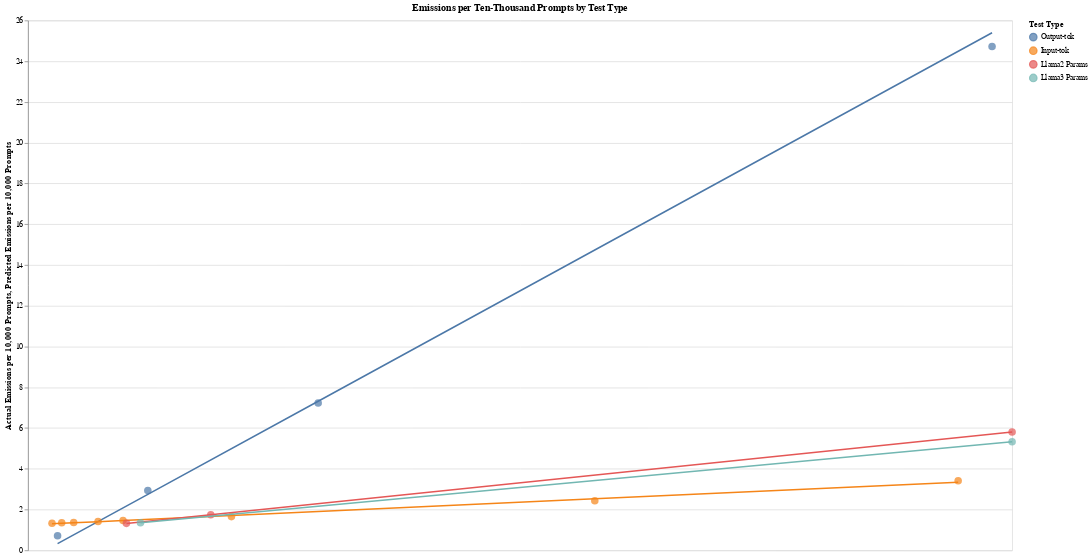

The cell this chart's notebook holds for it:
### Code cell
# Create charts for each test type
stacked_charts = []
stacked_df = df[df.num_examples != 90]
for test_type, color in zip(stacked_df['test_type'].unique(), colors):
    stacked_charts.append(create_chart(stacked_df, test_type, color, remove_x_title=True))


# Create a combined chart with overlays for all emission types
combined_chart = alt.layer(*stacked_charts).resolve_scale(
    x='independent'
).properties(
    title='Emissions per Ten-Thousand Prompts by Test Type',
    width=1300,  # Adjusted width for combined chart
    height=700  # Adjusted height for combined chart
)

combined_chart.show()

### Figure 1 — Vega-Lite specification as saved in the notebook (floating-point values rounded to 4 significant figures)
{"config": {"view": {"continuousWidth": 300, "continuousHeight": 300}}, "layer": [{"layer": [{"mark": {"type": "circle", "size": 100}, "encoding": {"color": {"field": "test_type", "sort": ["Output-tok", "Input-tok", "Llama2 Params", "Llama3 Params"], "title": "Test Type", "type": "nominal"}, "tooltip": [{"field": "parameters", "title": "Parameters (billions)", "type": "quantitative"}, {"field": "actual_emissions_per_10k_prompts", "title": "Actual Emissions per 10,000 Prompts", "type": "quantitative"}, {"field": "pred_emissions_per_10k_prompts", "title": "Predicted Emissions per 10,000 Prompts", "type": "quantitative"}, {"field": "avg_out_tok", "title": "Average Output Tokens per Prompt", "type": "quantitative"}, {"field": "avg_in_tok", "title": "Average Input Tokens per Prompt", "type": "quantitative"}, {"field": "num_examples", "title": "Number of Examples", "type": "quantitative"}, {"field": "num_prompts", "title": "Number of Prompts", "type": "quantitative"}, {"field": "model_type", "title": "Model Type", "type": "nominal"}, {"field": "test_type", "title": "Test Type", "type": "nominal"}, {"field": "test_type", "title": "Test Type", "type": "nominal"}], "x": {"axis": null, "field": "avg_out_tok", "title": null, "type": "quantitative"}, "y": {"field": "actual_emissions_per_10k_prompts", "title": "Actual Emissions per 10,000 Prompts", "type": "quantitative"}}, "title": "Actual Emissions for Output-tok per 10,000 Prompts"}, {"mark": {"type": "line"}, "encoding": {"color": {"field": "test_type", "sort": ["Output-tok", "Input-tok", "Llama2 Params", "Llama3 Params"], "title": "Test Type", "type": "nominal"}, "tooltip": [{"field": "parameters", "title": "Parameters (billions)", "type": "quantitative"}, {"field": "actual_emissions_per_10k_prompts", "title": "Actual Emissions per 10,000 Prompts", "type": "quantitative"}, {"field": "pred_emissions_per_10k_prompts", "title": "Predicted Emissions per 10,000 Prompts", "type": "quantitative"}, {"field": "avg_out_tok", "title": "Average Output Tokens per Prompt", "type": "quantitative"}, {"field": "avg_in_tok", "title": "Average Input Tokens per Prompt", "type": "quantitative"}, {"field": "num_examples", "title": "Number of Examples", "type": "quantitative"}, {"field": "num_prompts", "title": "Number of Prompts", "type": "quantitative"}, {"field": "model_type", "title": "Model Type", "type": "nominal"}, {"field": "test_type", "title": "Test Type", "type": "nominal"}], "x": {"axis": null, "field": "avg_out_tok", "title": null, "type": "quantitative"}, "y": {"field": "pred_emissions_per_10k_prompts", "title": "Predicted Emissions per 10,000 Prompts", "type": "quantitative"}}}], "data": {"name": "data-c840eb828dcb78b6fb295d1b7edfecf0"}}, {"layer": [{"mark": {"type": "circle", "size": 100}, "encoding": {"color": {"field": "test_type", "sort": ["Output-tok", "Input-tok", "Llama2 Params", "Llama3 Params"], "title": "Test Type", "type": "nominal"}, "tooltip": [{"field": "parameters", "title": "Parameters (billions)", "type": "quantitative"}, {"field": "actual_emissions_per_10k_prompts", "title": "Actual Emissions per 10,000 Prompts", "type": "quantitative"}, {"field": "pred_emissions_per_10k_prompts", "title": "Predicted Emissions per 10,000 Prompts", "type": "quantitative"}, {"field": "avg_out_tok", "title": "Average Output Tokens per Prompt", "type": "quantitative"}, {"field": "avg_in_tok", "title": "Average Input Tokens per Prompt", "type": "quantitative"}, {"field": "num_examples", "title": "Number of Examples", "type": "quantitative"}, {"field": "num_prompts", "title": "Number of Prompts", "type": "quantitative"}, {"field": "model_type", "title": "Model Type", "type": "nominal"}, {"field": "test_type", "title": "Test Type", "type": "nominal"}, {"field": "test_type", "title": "Test Type", "type": "nominal"}], "x": {"axis": null, "field": "avg_in_tok", "title": null, "type": "quantitative"}, "y": {"field": "actual_emissions_per_10k_prompts", "title": "Actual Emissions per 10,000 Prompts", "type": "quantitative"}}, "title": "Actual Emissions for Input-tok per 10,000 Prompts"}, {"mark": {"type": "line"}, "encoding": {"color": {"field": "test_type", "sort": ["Output-tok", "Input-tok", "Llama2 Params", "Llama3 Params"], "title": "Test Type", "type": "nominal"}, "tooltip": [{"field": "parameters", "title": "Parameters (billions)", "type": "quantitative"}, {"field": "actual_emissions_per_10k_prompts", "title": "Actual Emissions per 10,000 Prompts", "type": "quantitative"}, {"field": "pred_emissions_per_10k_prompts", "title": "Predicted Emissions per 10,000 Prompts", "type": "quantitative"}, {"field": "avg_out_tok", "title": "Average Output Tokens per Prompt", "type": "quantitative"}, {"field": "avg_in_tok", "title": "Average Input Tokens per Prompt", "type": "quantitative"}, {"field": "num_examples", "title": "Number of Examples", "type": "quantitative"}, {"field": "num_prompts", "title": "Number of Prompts", "type": "quantitative"}, {"field": "model_type", "title": "Model Type", "type": "nominal"}, {"field": "test_type", "title": "Test Type", "type": "nominal"}], "x": {"axis": null, "field": "avg_in_tok", "title": null, "type": "quantitative"}, "y": {"field": "pred_emissions_per_10k_prompts", "title": "Predicted Emissions per 10,000 Prompts", "type": "quantitative"}}}], "data": {"name": "data-9fcc7a1f817d5c9ea95e1e50750e95c1"}}, {"layer": [{"mark": {"type": "circle", "size": 100}, "encoding": {"color": {"field": "test_type", "sort": ["Output-tok", "Input-tok", "Llama2 Params", "Llama3 Params"], "title": "Test Type", "type": "nominal"}, "tooltip": [{"field": "parameters", "title": "Parameters (billions)", "type": "quantitative"}, {"field": "actual_emissions_per_10k_prompts", "title": "Actual Emissions per 10,000 Prompts", "type": "quantitative"}, {"field": "pred_emissions_per_10k_prompts", "title": "Predicted Emissions per 10,000 Prompts", "type": "quantitative"}, {"field": "avg_out_tok", "title": "Average Output Tokens per Prompt", "type": "quantitative"}, {"field": "avg_in_tok", "title": "Average Input Tokens per Prompt", "type": "quantitative"}, {"field": "num_examples", "title": "Number of Examples", "type": "quantitative"}, {"field": "num_prompts", "title": "Number of Prompts", "type": "quantitative"}, {"field": "model_type", "title": "Model Type", "type": "nominal"}, {"field": "test_type", "title": "Test Type", "type": "nominal"}, {"field": "Note", "title": "Normalization Note", "type": "nominal"}], "x": {"axis": null, "field": "parameters", "title": null, "type": "quantitative"}, "y": {"field": "actual_emissions_per_10k_prompts", "title": "Actual Emissions per 10,000 Prompts", "type": "quantitative"}}, "title": "Actual Emissions for Llama2 Params per 10,000 Prompts"}, {"mark": {"type": "line"}, "encoding": {"color": {"field": "test_type", "sort": ["Output-tok", "Input-tok", "Llama2 Params", "Llama3 Params"], "title": "Test Type", "type": "nominal"}, "tooltip": [{"field": "parameters", "title": "Parameters (billions)", "type": "quantitative"}, {"field": "actual_emissions_per_10k_prompts", "title": "Actual Emissions per 10,000 Prompts", "type": "quantitative"}, {"field": "pred_emissions_per_10k_prompts", "title": "Predicted Emissions per 10,000 Prompts", "type": "quantitative"}, {"field": "avg_out_tok", "title": "Average Output Tokens per Prompt", "type": "quantitative"}, {"field": "avg_in_tok", "title": "Average Input Tokens per Prompt", "type": "quantitative"}, {"field": "num_examples", "title": "Number of Examples", "type": "quantitative"}, {"field": "num_prompts", "title": "Number of Prompts", "type": "quantitative"}, {"field": "model_type", "title": "Model Type", "type": "nominal"}, {"field": "test_type", "title": "Test Type", "type": "nominal"}], "x": {"axis": null, "field": "parameters", "title": null, "type": "quantitative"}, "y": {"field": "pred_emissions_per_10k_prompts", "title": "Predicted Emissions per 10,000 Prompts", "type": "quantitative"}}}], "data": {"name": "data-fadedba24b64f4fa256e03b1bb63cf90"}}, {"layer": [{"mark": {"type": "circle", "size": 100}, "encoding": {"color": {"field": "test_type", "sort": ["Output-tok", "Input-tok", "Llama2 Params", "Llama3 Params"], "title": "Test Type", "type": "nominal"}, "tooltip": [{"field": "parameters", "title": "Parameters (billions)", "type": "quantitative"}, {"field": "actual_emissions_per_10k_prompts", "title": "Actual Emissions per 10,000 Prompts", "type": "quantitative"}, {"field": "pred_emissions_per_10k_prompts", "title": "Predicted Emissions per 10,000 Prompts", "type": "quantitative"}, {"field": "avg_out_tok", "title": "Average Output Tokens per Prompt", "type": "quantitative"}, {"field": "avg_in_tok", "title": "Average Input Tokens per Prompt", "type": "quantitative"}, {"field": "num_examples", "title": "Number of Examples", "type": "quantitative"}, {"field": "num_prompts", "title": "Number of Prompts", "type": "quantitative"}, {"field": "model_type", "title": "Model Type", "type": "nominal"}, {"field": "test_type", "title": "Test Type", "type": "nominal"}, {"field": "test_type", "title": "Test Type", "type": "nominal"}], "x": {"axis": null, "field": "parameters", "title": null, "type": "quantitative"}, "y": {"field": "actual_emissions_per_10k_prompts", "title": "Actual Emissions per 10,000 Prompts", "type": "quantitative"}}, "title": "Actual Emissions for Llama3 Params per 10,000 Prompts"}, {"mark": {"type": "line"}, "encoding": {"color": {"field": "test_type", "sort": ["Output-tok", "Input-tok", "Llama2 Params", "Llama3 Params"], "title": "Test Type", "type": "nominal"}, "tooltip": [{"field": "parameters", "title": "Parameters (billions)", "type": "quantitative"}, {"field": "actual_emissions_per_10k_prompts", "title": "Actual Emissions per 10,000 Prompts", "type": "quantitative"}, {"field": "pred_emissions_per_10k_prompts", "title": "Predicted Emissions per 10,000 Prompts", "type": "quantitative"}, {"field": "avg_out_tok", "title": "Average Output Tokens per Prompt", "type": "quantitative"}, {"field": "avg_in_tok", "title": "Average Input Tokens per Prompt", "type": "quantitative"}, {"field": "num_examples", "title": "Number of Examples", "type": "quantitative"}, {"field": "num_prompts", "title": "Number of Prompts", "type": "quantitative"}, {"field": "model_type", "title": "Model Type", "type": "nominal"}, {"field": "test_type", "title": "Test Type", "type": "nominal"}], "x": {"axis": null, "field": "parameters", "title": null, "type": "quantitative"}, "y": {"field": "pred_emissions_per_10k_prompts", "title": "Predicted Emissions per 10,000 Prompts", "type": "quantitative"}}}], "data": {"name": "data-66b9b8483ecb74decf4dc0c6e75f3c2e"}}], "height": 700, "resolve": {"scale": {"x": "independent"}}, "title": "Emissions per Ten-Thousand Prompts by Test Type", "width": 1300, "$schema": "https://vega.github.io/schema/vega-lite/v5.17.0.json", "datasets": {"data-c840eb828dcb78b6fb295d1b7edfecf0": [{"test_type": "Output-tok", "model_type": "llama3", "parameters": 8, "num_examples": 1, "num_prompts": 150, "total_out_tok": 2704.0, "total_in_tok": 28000.0, "avg_out_tok": 18.03, "avg_in_tok": 186.7, "actual_emissions_per_10k_prompts": 0.7176, "actual_cpu_energy_per_10k_prompts": 0.3412, "actual_gpu_energy_per_10k_prompts": 0.3733, "actual_ram_energy_per_10k_prompts": 0.3647, "pred_emissions_per_10k_prompts": 0.3264, "pred_cpu_energy_per_10k_prompts": 0.3264, "pred_gpu_energy_per_10k_prompts": 0.3264, "pred_ram_energy_per_10k_prompts": 0.3264}, {"test_type": "Output-tok", "model_type": "llama3", "parameters": 8, "num_examples": 5, "num_prompts": 150, "total_out_tok": 10960.0, "total_in_tok": 28000.0, "avg_out_tok": 73.05, "avg_in_tok": 186.7, "actual_emissions_per_10k_prompts": 2.932, "actual_cpu_energy_per_10k_prompts": 1.381, "actual_gpu_energy_per_10k_prompts": 1.552, "actual_ram_energy_per_10k_prompts": 1.476, "pred_emissions_per_10k_prompts": 2.747, "pred_cpu_energy_per_10k_prompts": 2.747, "pred_gpu_energy_per_10k_prompts": 2.747, "pred_ram_energy_per_10k_prompts": 2.747}, {"test_type": "Output-tok", "model_type": "llama3", "parameters": 8, "num_examples": 10, "num_prompts": 150, "total_out_tok": 26540.0, "total_in_tok": 28000.0, "avg_out_tok": 176.9, "avg_in_tok": 186.7, "actual_emissions_per_10k_prompts": 7.228, "actual_cpu_energy_per_10k_prompts": 3.411, "actual_gpu_energy_per_10k_prompts": 3.813, "actual_ram_energy_per_10k_prompts": 3.646, "pred_emissions_per_10k_prompts": 7.317, "pred_cpu_energy_per_10k_prompts": 7.317, "pred_gpu_energy_per_10k_prompts": 7.317, "pred_ram_energy_per_10k_prompts": 7.317}, {"test_type": "Output-tok", "model_type": "llama3", "parameters": 8, "num_examples": 30, "num_prompts": 50, "total_out_tok": 29390.0, "total_in_tok": 9333.0, "avg_out_tok": 587.8, "avg_in_tok": 186.7, "actual_emissions_per_10k_prompts": 24.72, "actual_cpu_energy_per_10k_prompts": 11.68, "actual_gpu_energy_per_10k_prompts": 13.01, "actual_ram_energy_per_10k_prompts": 12.49, "pred_emissions_per_10k_prompts": 25.39, "pred_cpu_energy_per_10k_prompts": 25.39, "pred_gpu_energy_per_10k_prompts": 25.39, "pred_ram_energy_per_10k_prompts": 25.39}], "data-9fcc7a1f817d5c9ea95e1e50750e95c1": [{"test_type": "Input-tok", "model_type": "llama3", "parameters": 8, "num_examples": 1, "num_prompts": 150, "total_out_tok": 2701.0, "total_in_tok": 23800.0, "avg_out_tok": 18.01, "avg_in_tok": 158.7, "actual_emissions_per_10k_prompts": 1.333, "actual_cpu_energy_per_10k_prompts": 0.3493, "actual_gpu_energy_per_10k_prompts": 1.096, "actual_ram_energy_per_10k_prompts": 0.5598, "pred_emissions_per_10k_prompts": 1.302, "pred_cpu_energy_per_10k_prompts": 1.302, "pred_gpu_energy_per_10k_prompts": 1.302, "pred_ram_energy_per_10k_prompts": 1.302}, {"test_type": "Input-tok", "model_type": "llama3", "parameters": 8, "num_examples": 5, "num_prompts": 150, "total_out_tok": 2706.0, "total_in_tok": 33400.0, "avg_out_tok": 18.04, "avg_in_tok": 222.7, "actual_emissions_per_10k_prompts": 1.355, "actual_cpu_energy_per_10k_prompts": 0.3498, "actual_gpu_energy_per_10k_prompts": 1.128, "actual_ram_energy_per_10k_prompts": 0.5605, "pred_emissions_per_10k_prompts": 1.324, "pred_cpu_energy_per_10k_prompts": 1.324, "pred_gpu_energy_per_10k_prompts": 1.324, "pred_ram_energy_per_10k_prompts": 1.324}, {"test_type": "Input-tok", "model_type": "llama3", "parameters": 8, "num_examples": 10, "num_prompts": 150, "total_out_tok": 2691.0, "total_in_tok": 45250.0, "avg_out_tok": 17.94, "avg_in_tok": 301.7, "actual_emissions_per_10k_prompts": 1.367, "actual_cpu_energy_per_10k_prompts": 0.3497, "actual_gpu_energy_per_10k_prompts": 1.147, "actual_ram_energy_per_10k_prompts": 0.5603, "pred_emissions_per_10k_prompts": 1.351, "pred_cpu_energy_per_10k_prompts": 1.351, "pred_gpu_energy_per_10k_prompts": 1.351, "pred_ram_energy_per_10k_prompts": 1.351}, {"test_type": "Input-tok", "model_type": "llama3", "parameters": 8, "num_examples": 20, "num_prompts": 150, "total_out_tok": 2707.0, "total_in_tok": 69400.0, "avg_out_tok": 18.05, "avg_in_tok": 462.7, "actual_emissions_per_10k_prompts": 1.411, "actual_cpu_energy_per_10k_prompts": 0.3602, "actual_gpu_energy_per_10k_prompts": 1.184, "actual_ram_energy_per_10k_prompts": 0.5772, "pred_emissions_per_10k_prompts": 1.406, "pred_cpu_energy_per_10k_prompts": 1.406, "pred_gpu_energy_per_10k_prompts": 1.406, "pred_ram_energy_per_10k_prompts": 1.406}, {"test_type": "Input-tok", "model_type": "llama3", "parameters": 8, "num_examples": 30, "num_prompts": 150, "total_out_tok": 2705.0, "total_in_tok": 94150.0, "avg_out_tok": 18.03, "avg_in_tok": 627.7, "actual_emissions_per_10k_prompts": 1.46, "actual_cpu_energy_per_10k_prompts": 0.3683, "actual_gpu_energy_per_10k_prompts": 1.237, "actual_ram_energy_per_10k_prompts": 0.5902, "pred_emissions_per_10k_prompts": 1.462, "pred_cpu_energy_per_10k_prompts": 1.462, "pred_gpu_energy_per_10k_prompts": 1.462, "pred_ram_energy_per_10k_prompts": 1.462}, {"test_type": "Input-tok", "model_type": "llama3", "parameters": 8, "num_examples": 70, "num_prompts": 150, "total_out_tok": 2736.0, "total_in_tok": 201500.0, "avg_out_tok": 18.24, "avg_in_tok": 1344.0, "actual_emissions_per_10k_prompts": 1.655, "actual_cpu_energy_per_10k_prompts": 0.4113, "actual_gpu_energy_per_10k_prompts": 1.418, "actual_ram_energy_per_10k_prompts": 0.6591, "pred_emissions_per_10k_prompts": 1.707, "pred_cpu_energy_per_10k_prompts": 1.707, "pred_gpu_energy_per_10k_prompts": 1.707, "pred_ram_energy_per_10k_prompts": 1.707}, {"test_type": "Input-tok", "model_type": "llama3", "parameters": 8, "num_examples": 210, "num_prompts": 150, "total_out_tok": 2777.0, "total_in_tok": 561500.0, "avg_out_tok": 18.51, "avg_in_tok": 3744.0, "actual_emissions_per_10k_prompts": 2.433, "actual_cpu_energy_per_10k_prompts": 0.5899, "actual_gpu_energy_per_10k_prompts": 2.124, "actual_ram_energy_per_10k_prompts": 0.9453, "pred_emissions_per_10k_prompts": 2.527, "pred_cpu_energy_per_10k_prompts": 2.527, "pred_gpu_energy_per_10k_prompts": 2.527, "pred_ram_energy_per_10k_prompts": 2.527}, {"test_type": "Input-tok", "model_type": "llama3", "parameters": 8, "num_examples": 350, "num_prompts": 150, "total_out_tok": 2821.0, "total_in_tok": 921500.0, "avg_out_tok": 18.81, "avg_in_tok": 6144.0, "actual_emissions_per_10k_prompts": 3.412, "actual_cpu_energy_per_10k_prompts": 0.8126, "actual_gpu_energy_per_10k_prompts": 3.017, "actual_ram_energy_per_10k_prompts": 1.302, "pred_emissions_per_10k_prompts": 3.346, "pred_cpu_energy_per_10k_prompts": 3.346, "pred_gpu_energy_per_10k_prompts": 3.346, "pred_ram_energy_per_10k_prompts": 3.346}], "data-fadedba24b64f4fa256e03b1bb63cf90": [{"test_type": "Llama2 Params", "model_type": "llama2", "parameters": 7, "num_examples": 1, "num_prompts": 250, "total_out_tok": 9404.0, "total_in_tok": 42000.0, "avg_out_tok": 37.62, "avg_in_tok": 168.0, "actual_emissions_per_10k_prompts": 1.324, "actual_cpu_energy_per_10k_prompts": 0.3463, "actual_gpu_energy_per_10k_prompts": 1.089, "actual_ram_energy_per_10k_prompts": 0.555, "pred_emissions_per_10k_prompts": 1.322, "pred_cpu_energy_per_10k_prompts": 1.322, "pred_gpu_energy_per_10k_prompts": 1.322, "pred_ram_energy_per_10k_prompts": 1.322, "Note": "Note: Emissions normalized to number of output tokens for Llama2 because the Llama2 and Llama3 output differed drastically"}, {"test_type": "Llama2 Params", "model_type": "llama2", "parameters": 13, "num_examples": 1, "num_prompts": 250, "total_out_tok": 10250.0, "total_in_tok": 42000.0, "avg_out_tok": 41.01, "avg_in_tok": 168.0, "actual_emissions_per_10k_prompts": 1.747, "actual_cpu_energy_per_10k_prompts": 0.4469, "actual_gpu_energy_per_10k_prompts": 1.464, "actual_ram_energy_per_10k_prompts": 0.7161, "pred_emissions_per_10k_prompts": 1.749, "pred_cpu_energy_per_10k_prompts": 1.749, "pred_gpu_energy_per_10k_prompts": 1.749, "pred_ram_energy_per_10k_prompts": 1.749, "Note": "Note: Emissions normalized to number of output tokens for Llama2 because the Llama2 and Llama3 output differed drastically"}, {"test_type": "Llama2 Params", "model_type": "llama2", "parameters": 70, "num_examples": 1, "num_prompts": 250, "total_out_tok": 9962.0, "total_in_tok": 36750.0, "avg_out_tok": 39.85, "avg_in_tok": 147.0, "actual_emissions_per_10k_prompts": 5.808, "actual_cpu_energy_per_10k_prompts": 1.388, "actual_gpu_energy_per_10k_prompts": 5.121, "actual_ram_energy_per_10k_prompts": 2.225, "pred_emissions_per_10k_prompts": 5.808, "pred_cpu_energy_per_10k_prompts": 5.808, "pred_gpu_energy_per_10k_prompts": 5.808, "pred_ram_energy_per_10k_prompts": 5.808, "Note": "Note: Emissions normalized to number of output tokens for Llama2 because the Llama2 and Llama3 output differed drastically"}], "data-66b9b8483ecb74decf4dc0c6e75f3c2e": [{"test_type": "Llama3 Params", "model_type": "llama3", "parameters": 8, "num_examples": 1, "num_prompts": 250, "total_out_tok": 4524.0, "total_in_tok": 33160.0, "avg_out_tok": 18.1, "avg_in_tok": 132.7, "actual_emissions_per_10k_prompts": 1.35, "actual_cpu_energy_per_10k_prompts": 0.3492, "actual_gpu_energy_per_10k_prompts": 1.121, "actual_ram_energy_per_10k_prompts": 0.5596, "pred_emissions_per_10k_prompts": 1.35, "pred_cpu_energy_per_10k_prompts": 1.35, "pred_gpu_energy_per_10k_prompts": 1.35, "pred_ram_energy_per_10k_prompts": 1.35}, {"test_type": "Llama3 Params", "model_type": "llama3", "parameters": 70, "num_examples": 1, "num_prompts": 100, "total_out_tok": 1879.0, "total_in_tok": 13270.0, "avg_out_tok": 18.79, "avg_in_tok": 132.7, "actual_emissions_per_10k_prompts": 5.327, "actual_cpu_energy_per_10k_prompts": 1.263, "actual_gpu_energy_per_10k_prompts": 4.724, "actual_ram_energy_per_10k_prompts": 2.024, "pred_emissions_per_10k_prompts": 5.327, "pred_cpu_energy_per_10k_prompts": 5.327, "pred_gpu_energy_per_10k_prompts": 5.327, "pred_ram_energy_per_10k_prompts": 5.327}]}}
